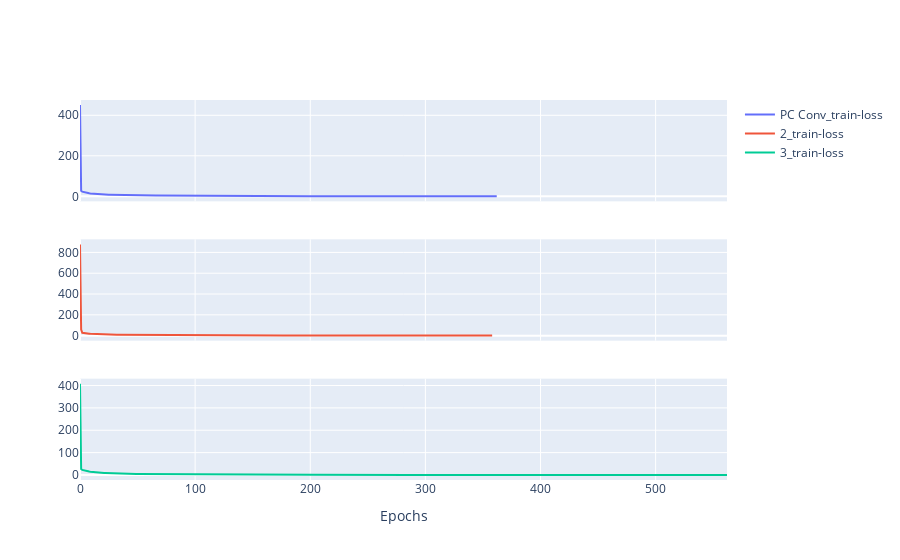

Notebook cell for this chart:
### Code cell
# show_loss([path1, path2, path3, path4, path5, path6, path7], ['model 1', 'model 2', 'model 3', 'model 4', 'model 5', 'model 6', 'model 7'])

# show_loss([path6, path7, path8, path9, path11, path_grid, res_model, res_model2], ['model 6', 'model 7', 'model 8', 'model 9', 'model 11', 'grid', 'res', 'res2'])
# show_loss([PC_only_TCN2, last_res_conv_with_grid_TCN2, grid_conv_added_at_each_TCN_together2], ['PC Conv', 'Last Res Conv', 'Grid Conv'])

show_loss([pc_tcn, pc_tcn2, pc_tcn3], ['PC Conv', '2', '3'])

### Figure 1 — Plotly figure (JSON) as saved in the notebook; plotly's stock layout.template omitted (floating-point values rounded to 4 significant figures; data arrays with more than 128 entries replaced by an {"elided": "..."} marker saying what was removed)
{"data": [{"name": "PC Conv_train-loss", "type": "scatter", "xaxis": "x", "y": {"elided": "363 float values"}, "yaxis": "y"}, {"name": "2_train-loss", "type": "scatter", "xaxis": "x2", "y": {"elided": "359 float values"}, "yaxis": "y2"}, {"name": "3_train-loss", "type": "scatter", "xaxis": "x3", "y": {"elided": "563 float values"}, "yaxis": "y3"}], "layout": {"xaxis": {"anchor": "y", "domain": [0, 1], "matches": "x3", "showticklabels": false}, "xaxis2": {"anchor": "y2", "domain": [0, 1], "matches": "x3", "showticklabels": false}, "xaxis3": {"anchor": "y3", "domain": [0, 1], "title": {"text": "Epochs"}}, "yaxis": {"anchor": "x", "domain": [0.7333, 1]}, "yaxis2": {"anchor": "x2", "domain": [0.3667, 0.6333]}, "yaxis3": {"anchor": "x3", "domain": [0, 0.2667]}}}
